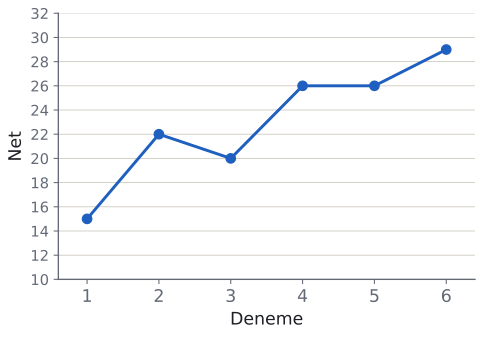

The Python source for this figure:
import sys; sys.path.insert(0, "tools")
from cizim import *

# Alıştırma Soru 6: 6 denemedeki matematik neti. 15, 22, 20, 26, 26, 29.
x = [1, 2, 3, 4, 5, 6]; y = [15, 22, 20, 26, 26, 29]
fig, ax = sekil(5.6, 3.6)
ax.plot(x, y, color=MAVI, marker="o", markersize=7, zorder=3)
ax.set_xticks(x); ax.set_yticks(range(10, 33, 2)); ax.set_ylim(10, 32); ax.set_xlim(0.6, 6.4)
ax.tick_params(axis="y", labelsize=11)
ax.set_xlabel("Deneme"); ax.set_ylabel("Net")
for k in ("top", "right"): ax.spines[k].set_visible(False)
ax.grid(axis="y", color=CIZGI, lw=0.6); ax.set_axisbelow(True)
kaydet(fig, __file__)
